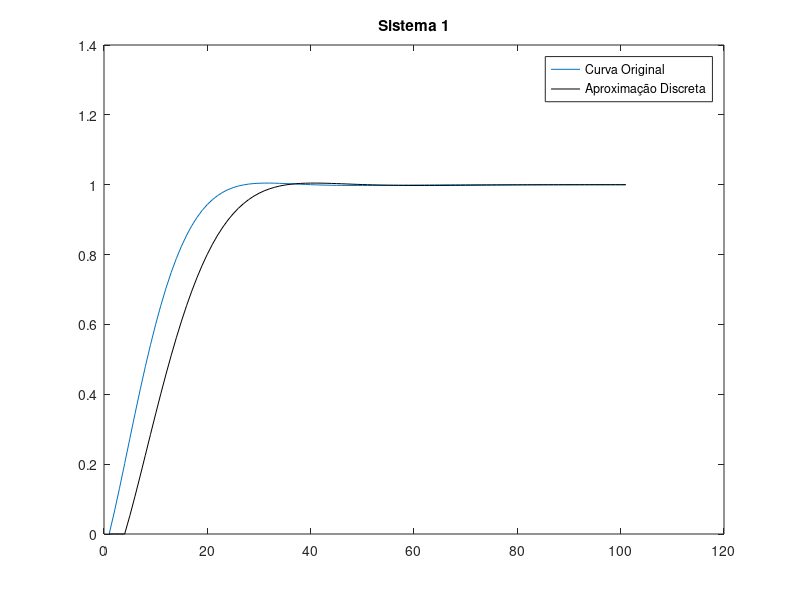
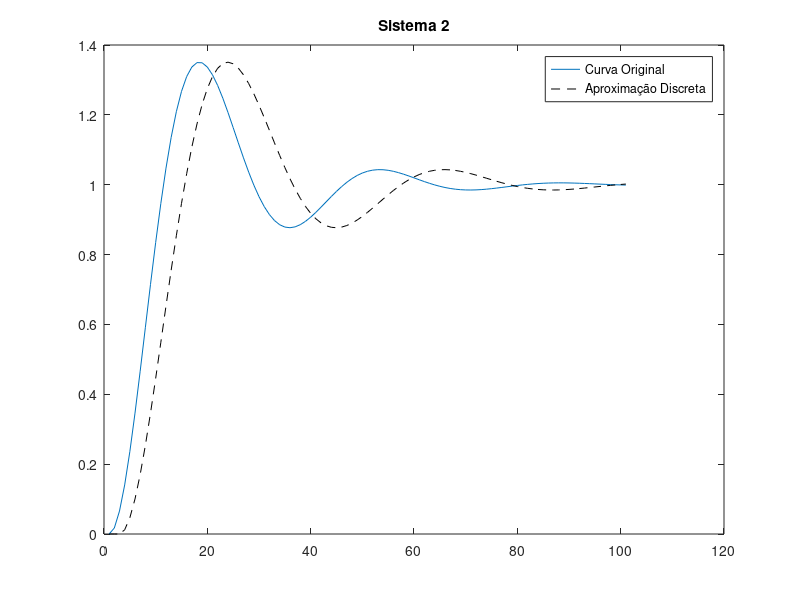

These figures' MATLAB source, in order: (Note: this script raises an error after producing the figures.)
clear all
close all
clc
% Atividade 3 

num1=[0.5 2 2];
den1=[1 3 4 2];
g1=tf(num1,den1);
[y_g1, t1] = step(g1,12);


num2=[2.5];
den2=[1 1 2.5];
g2=tf(num2,den2);
[y_g2, t2] = step(g2,12);

gz1= c2d(g1,0.1);
gz2 = c2d(g2,0.1);
u1=ones(1,length(y_g1))
%u1(1:length(y_g1)) = 1;
%u1= -2*rand(length(y_g1), 1);
u1(1:3) = 0;
y1(1:3)=0;
a1=gz1.den{1,1};
b1=gz1.num{1,1};

for k=4:length(u1)
    y1(k)=-a1(2)*y1(k-1)-a1(3)*y1(k-2)-a1(4)*y1(k-3)+b1(2)*u1(k-1)+b1(3)*u1(k-2)+b1(4)*u1(k-3);
end
figure(1)
plot(y_g1)
hold on
plot(y1,'k')
title('Sistema 1');
legend('Curva Original','Aproximação Discreta')



y2(1:2)=0;
u2(1:length(y_g2)) = 1;
%u2= -2*rand(length(y_g2), 1);
u2(1:2) = 0;
a2=gz2.den{1,1};
b2=gz2.num{1,1};
for k=3:length(y_g2)
    y2(k)=-a2(2)*y2(k-1)-a2(3)*y2(k-2)+b2(2)*u2(k-1)+b2(3)*u2(k-2);
end

figure(2)
plot(y_g2)
hold on
plot(y2,'--k')
title('Sistema 2');
legend('Curva Original','Aproximação Discreta')

%% 2 questão Adicionando ruido
cemean(1:100)=0;
cemstd(1:100)=0;
%for g=1:100% Calculando 100 vezes

r2 = normrnd(0,0.05,1,length(y2));
r1 = normrnd(0,0.05,1,length(y1));
%r2 = randn(1,(length(y2)))*0.05;
%r1 = randn(1,(length(y1)))*0.05;

y1_rd(1:3)=0;
for k=4:length(u1)
    y1_rd(k)=-a1(2)*y1_rd(k-1)-a1(3)*y1_rd(k-2)-a1(4)*y1_rd(k-3)+b1(2)*u1(k-1)+b1(3)*u1(k-2)+b1(4)*u1(k-3) + r1(k);
end
y2_rd(1:2)=0;
for k=3:length(y_g2)
    y2_rd(k)=-a2(2)*y2_rd(k-1)-a2(3)*y2_rd(k-2)+0.01207*u2(k-1)+0.01167*u2(k-2) + r2(k);
end

y1_rs = y1 + r1;
y2_rs = y2 + r2;
y1_rs(1:3) = zeros(1,3);
y2_rs(1:2) = zeros(1,2);


% EstimaÃ§Ã£o
% Para y1

Ny = 3;
Nu = 3;
[phi, Y] = montaRegressoresLinear(length(u1),Ny,Nu,y1_rd,u1);

theta = inv(phi'*phi)*phi'*Y;

y1_est(1:3) = 0;

%ordem 3
aaa1 = -theta(1);
aaa2 = -theta(2);
aaa3 = -theta(3);
bbb1 = theta(4);
bbb2 = theta(5);
bbb3 = theta(6);

for t=4:(length(u1))
    
    y1_est(t) = -aaa1*y1_est(t-1) -aaa2*y1_est(t-2) -aaa3*y1_est(t-3) + bbb1*u1(t-1) + bbb2*u1(t-2) + bbb3*u1(t-3);
end

%cemean(g)=mean(y1_est);
%cemstd(g)=std(y1_est);

%end;


figure
plot(y1);
hold on;
plot(y1_est);

%Para y2

Ny2 = 2;
Nu2 = 2;
%y2(3:127) = y2(1:125);
%y2(1:2) = 0;
[phi2, Y2] = montaRegressoresLinear(length(u2),Ny2,Nu2,y2_rs,u2);
theta2 = inv(phi2'*phi2)*phi2'*Y2;

y2_est(1:2) = 0;

aa1 = -theta2(1);
aa2 = -theta2(2);
bb1 = theta2(3);
bb2 = theta2(4);


for t=3:(length(u2))
    y2_est(t) = -aa1*y2_est(t-1) -aa2*y2_est(t-2) + bb1*u2(t-1) + bb2*u2(t-2);
end

figure
plot(y2);
hold on;
plot(y2_est);



%% 3a Validar

%Gerando u_v
u1_v= -2*rand(length(y1), 1);
u2_v= -2*rand(length(y2), 1);
u1_v(1:3) = 0;
u2_v(1:2) = 0;

%Gerando y_v
y1_v(1:3)=0;
for k=4:length(u1)
    y1_v(k)=-a1(2)*y1_v(k-1)-a1(3)*y1_v(k-2)-a1(4)*y1_v(k-3)+b1(2)*u1_v(k-1)+b1(3)*u1_v(k-2)+b1(4)*u1_v(k-3);
end
y2_v(1:2)=0;
for k=3:length(y_g2)
    y2_v(k)=-a2(2)*y2_v(k-1)-a2(3)*y2_v(k-2)+b2(2)*u2_v(k-1)+b2(3)*u2_v(k-2);
end

% Matriz phi
[phi1_v, Y1_v] = montaRegressoresLinear(length(u1_v),Ny,Nu,y1_v,u1_v);
[phi2_v, Y2_v] = montaRegressoresLinear(length(u2_v),Ny2,Nu2,y2_v,u2_v);

y1_val = phi1_v * theta;
y2_val = phi2_v * theta2;

% Erro de validação
e1_v = y1_v - y1_val;
e2_v = y2_v - y2_val;

% SEQ de y1
SEQ1=0;
for k=1:(length(u1)-6)
    SEQ1=(y1_v(k)-y1_val(k)')^2;
end;
% SEQM de y1
SEQM1=0;
for k=1:(length(u1)-6)
    SEQM1=1/k*((y1_v(k)-y1_val(k)')^2);
end;

% SEQ de y2
SEQ2=0;
for k=1:(length(u2)-2)
    SEQ2=(y2_v(k)-y2_val(k)')^2;
end;
% SEQM de y2
SEQM2=0;
for k=1:(length(u2)-2)
    SEQM2=1/k*((y2_v(k)-y2_val(k)')^2);
end;

% Coeficientes de correlação Multipla


for k=1:(length(u1)-6)
R1=sqrt(1-(((y1_v(k)-y1_val(k))^2)/(y1_v(k)-mean(y1_v))^2));
end;

for k=1:(length(u2)-2)
R2=sqrt(1-(((y2_v(k)-y2_val(k))^2)/(y2_v(k)-mean(y2_v))^2));
end;

%% 4 ARX ARMAX
% Dados 1

a = dlmread('dados_2.txt');
u = a(:,2)'; %u(t)
y = a(:,1)'; %y(t)
y1 = y;
Ny = 1;
Nu = 1;
[phi, Y] = montaRegressoresLinear(length(u),Ny,Nu,y,u);
theta = inv(phi'*phi)*phi'*Y;
y_estarx = phi*theta;
%%
y1 = y;
Ny = 5;
Nu = 5;
[phi, Y] = montaRegressoresLinear(length(u),Ny,Nu,y,u);
theta = inv(phi'*phi)*phi'*Y;
y_estarx = phi*theta;

%% Minimos quadrados estendido (ARMAX)

clear,clc,
close all

a = dlmread('dados_1.txt');
u = a(:,2)'; %u(t)
y = a(:,1)'; %y(t)
N = length(y);
n = 2; %Ordem

%Dividindo os pares entrada-saida para estimacao e validacao
y_e = y(1:(N/2));
y_v = y((N/2):N);
u_e = u(1:(N/2));
u_v = u((N/2):N);

lambda = 1;
p = 1000*eye(n*3,n*3);
theta = zeros(n*3,1);


for t=1:(n*3)
    y_e(t) = 0;
    w(t) = 0;
    erro(t)= 0;
end

for t=(n*3):(N/2)
    phi = [-y_e(t-1); -y_e(t-2); u(t-1); u(t-2); w(t-1); w(t-2)];
    erro(t) = y_e(t) - theta'*phi;
    k = p*phi/(lambda+phi'*p*phi);
    theta = theta+k*erro(t);
    p = (p-k*phi'*p)/lambda;
    w(t) = y_e(t)-theta'*phi;
end

for t = (n*3):(N/2)
    y_est(t) = -theta(1)*y_e(t-1) - theta(2)*y_e(t-2) + theta(3)*u(t-1) + theta(4)*u(t-2);
end
    
plot(y_e);
hold on;
plot(y_est);

e = y_e - y_est;
mse = immse(y_e,y_est);

%Validacao

lambda = 1;
p = 1000*eye(n*3,n*3);
theta_v = zeros(n*3,1);

for t=1:(n*3)
    y_v(t) = 0;
    w_v(t) = 0;
    erro_v(t)= 0;
end
    phi_vaux = [];
% Matriz phi

for t=(n*3):(N/2)
    phi_v = [-y_v(t-1); -y_v(t-2); u_v(t-1); u_v(t-2); w_v(t-1); w_v(t-2)];
    phi_vaux = [phi_vaux phi_v];
    erro_v(t) = y_v(t) - theta_v'*phi_v;    
    k = p*phi_v/(lambda+phi_v'*p*phi_v);
    theta_v = theta_v+k*erro_v(t);
    p = (p-k*phi_v'*p)/lambda;
    w_v(t) = y_v(t)-theta_v'*phi_v;
end

y_val = phi_vaux' * theta;
y_val = y_val';

% Erro de validação
e_v = y_v(6:245) - y_val(1:240);
%e1_v = y_v - y_val;

figure;
plot(y_val(1:240))
hold on
plot(y_v(6:245))
